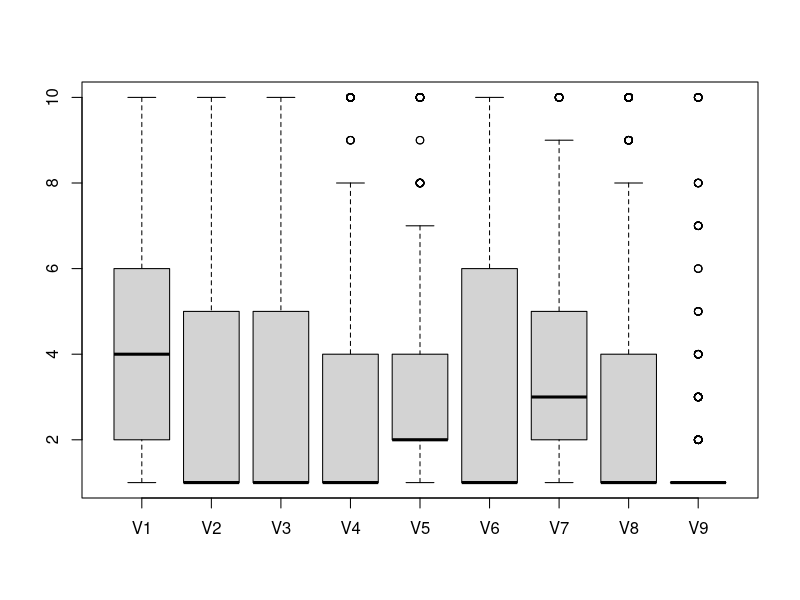

Write the R code that produced this figure. (Note: this script raises an error after producing the figure.)
library(MASS)
library(lattice) 
data(biopsy)
biopsy

# 1. Preprocesamiento.
# i. ¿Cuáles son los objetos a los que les faltan datos?
# ii. Define otro data.frame con los objetos que tienen los datos completos. A partir de ahora trabaja con  este data.frame.

d = dim(biopsy)
cnt = 0
delIx <-vector()
for ( ix in 1:d[1] ){
  if ( any(is.na(biopsy[ix,])) ){
    cnt = cnt+1
    delIx = append(delIx,ix)
  }
}
print(delIx)# objetos a los que les faltan datos

selIx = setdiff(1:d[1],delIx)
dfNew = data.frame(biopsy[selIx,])# data.frame con los objetos que tienen los datos completos
is.data.frame(dfNew)


# 2. Análisis descriptivo univariante.
# i.¿Cuántas modalidades tiene cada una de las variables?
# ii. ¿Cuál es el tipo de gráfico más apropiado para representar la variabilidad de las 9 variables V1 a V9?
# iii. Todas las variables, salvo una, son cuantitativas de carácter ordinal. Calcula los estadísticos que creas oportuno para describir su tendencia central y su dispersión.
# iv. Describe la variable cualitativa.
# v. Haz comentarios sobre el grado de variabilidad de las variables.
d = dim(dfNew)
n <- vector(length=d[2])
for (ix in 1:d[2]){
  n[ix] <- length(unique(dfNew[,ix]))
}
names(n) <- colnames(dfNew) 

print(n)#numero de modalidades de cada una de las variables (i)

saveName <-'FredericRouxEj4_2a.pdf'
pdf(saveName,width=8,height=5)
boxplot(dfNew[,2:10])#gráfico más apropiado para representar la variabilidad de las 9 variables V1 a V9 (ii)
dev.off()

#Calcula los estadísticos que creas oportuno para describir su tendencia central y su dispersión (iii)
m1 <- vector(length=d[2]-2)
m2 <- vector(length=d[2]-2)
for (iter in 2:(d[2]-1)){
  m1[iter-1] <- median(dfNew[,iter])
  w <- table(dfNew[,2])
  tmp <- w[max(w)==w]
  m2[iter-1] <- strtoi(names(tmp))
}

tc <- data.frame(m1,m2)
colnames(tc)<-c('Median','Mode')
print(tc)

# Describe la variable cualitativa (iv)
tt <- dfNew[d[2]]
bc <- vector(length=length(tt))
bc[tt=='benign'] <-0
bc[tt=='malignant'] <-1
w <-table(bc)
names(w) <- c('benign','malignant')
print('numero de casos')
print(w)

# Haz comentarios sobre el grado de variabilidad de las variables (v)
# La variabilidad de las variables es bastante heterogena, es decir se puede observar que 
# la distribucion de los valores dentro de la escala de 1-10 es diferente entre las variables.
# Aun que la distribucion de los valores difere entre variables, todas tienen en comun que el 
# valor o rango "1", es el valor el mas frecuente en cada variable (es decir el modo).


#3. Análisis descriptivo bivariante. Asociaciones entre las variables cuantitativas.
# i.Representa gráficamente las relaciones entre las variables cuantitativas ordinales.
# ii. Calcula las correlaciones entre las variables cuantitativas ordinales.
# iii. ¿Cuáles son las dos variables cuantitativas más correladas? Muestra gráficamente esta relación.

p <- data.frame()
cnt <-0
for (ix in 2:(d[2]-2)){
  for (ix2 in (ix+1):(d[2]-1)){
    cnt <- cnt+1
    p[cnt,1] <- ix 
    p[cnt,2] <- ix2
  }
}

#Representa gráficamente las relaciones entre las variables cuantitativas ordinales (i).
saveName <-'FredericRouxEj4_2b.pdf'
pdf(saveName,width=12,height=9)
par(mfrow=c(6,6))
for (ix in 1:max(dim(p))){
  tmp <- table(dfNew[,p[ix,1]],dfNew[,p[ix,2]])
  d3 <- dim(tmp)
  for (ix2 in 1:d3[2]){
    tmp[,ix2] = tmp[,ix2]/sum(tmp[,ix2])
  }
  image(tmp,xlab=colnames(dfNew)[p[ix,1]],ylab=colnames(dfNew)[p[ix,2]])
  title(paste('rxy:',round(cor(dfNew[,c(p[ix,1],p[ix,2])])[1,2]*10)/10))
}
dev.off()

#Calcula las correlaciones entre las variables cuantitativas ordinales (ii)
cnt <- 0
d2 <- dim(p)
rxy <- vector(length=d2[1])
for (ix in 1:d2[1]){
  tmp <- cor(dfNew[,c(p$V1[ix],p$V2[ix])],method='spearman')
  cnt <- cnt+1
  rxy[cnt] <- tmp[1,2]
}

maxIx <- c(p$V1[which.max(rxy)],p$V2[which.max(rxy)]) 
# las dos variables cuantitativas más correladas son (iii):
print('las dos variables cuantitativas más correladas son:')
print(colnames(dfNew[maxIx]))

#Muestra gráficamente esta relación (iii):
saveName <-'FredericRouxEj4_2c.pdf'
pdf(saveName,width=8,height=5)
tmp = table(dfNew[,maxIx[1]],dfNew[,maxIx[2]])
for (ix in 1:max(dim(tmp)) ){
  tmp[,ix] <- tmp[,ix]/sum(tmp[,ix])
}
image(tmp,xlab=colnames(dfNew)[maxIx[1]],ylab=colnames(dfNew)[maxIx[2]])
dev.off()

# 4. Análisis descriptivo bivariante. Asociaciones entre las variables cuantitativas y la variable cualitativa 'class'.
# i.Representa gráficamente las relaciones entre las variables cuantitativas y la variable cualitativa.
# ii. Calcula las correlaciones entre las variables cuantitativas y las variable cualitativa.
# iii. ¿Con qué variable cuantitativa está más correlacionada la variable cualitativa?

#Representacion gráfica de las relaciones entre las variables cuantitativas y la variable cualitativa (i).
saveName <-'FredericRouxEj4_2d.pdf'
pdf(saveName,width=8,height=5)
par(mfrow=c(3,3))
tmp <- dfNew[,11]
c <-vector(length=length(tmp))
c[tmp=='benign']=0
c[tmp=='malignant']=1
for (ix in 2:10){
  
  dat <- dfNew[,ix]
  m1 = median(dat[c==0])
  m2 = median(dat[c==1])
  barplot(c(m1,m2),col=c('blue','red'))
  axis(1,at=c(1,2),labels=c('benign','malignant'))
  title(colnames(dfNew)[ix])
}
dev.off()

#correlaciones entre las variables cuantitativas y las variable cualitativa
etaSq <- vector(length=length(colnames(dfNew))-2)
cnt <- 0
for (ix in 2:10){
  res.aov <- aov(dfNew[,ix] ~ class, data = dfNew)
  SS <- anova(res.aov)$'Sum Sq'
  cnt <- cnt+1
  etaSq[cnt] <- SS[1]/sum(SS)
}
names(etaSq) <- colnames(dfNew)[2:10]
print('correlaciones entre las variables cuantitativas y las variable cualitativa:')
print(etaSq)

#¿Con qué variable cuantitativa está más correlacionada la variable cualitativa?
print('La variable cuantitativa está más correlacionada con:')
print(names(which.max(etaSq)))
